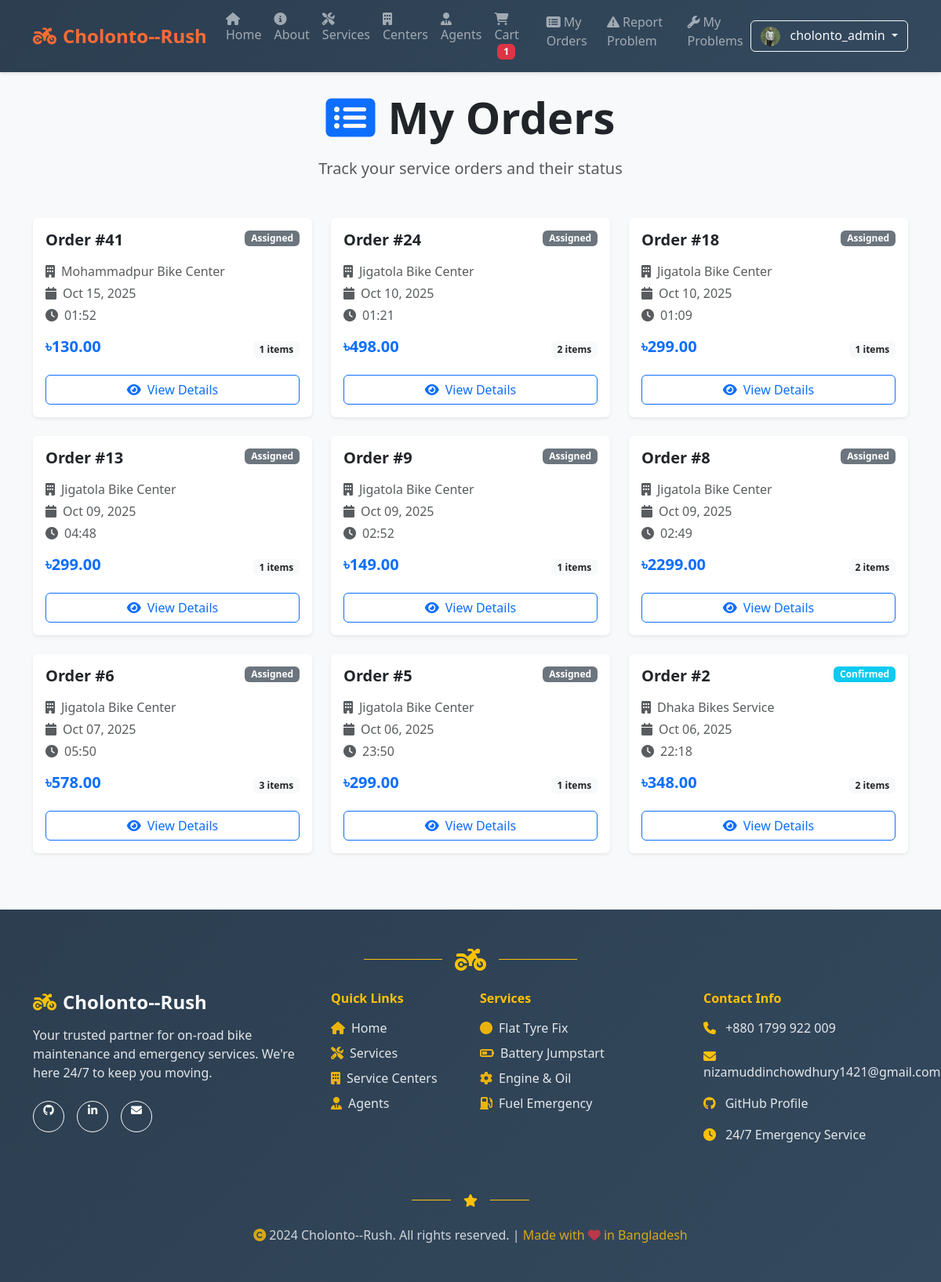
The app's page /orders/my/ (signed in) with its own data.
### cart/models.py (models this page shows, shortened)
class Cart(models.Model):
    user = models.OneToOneField(User, on_delete=models.CASCADE, related_name='cart')
    created_at = models.DateTimeField(auto_now_add=True)

### accounts/models.py (models this page shows, shortened)
class UserProfile(models.Model):
    user = models.OneToOneField(User, on_delete=models.CASCADE, related_name='profile')
    photo = models.ImageField(upload_to='profile_photos/', blank=True, null=True, help_text='Upload your profile photo')
    phone_number = models.CharField(max_length=15, blank=True, null=True, help_text='Your contact number')
    address = models.TextField(blank=True, null=True, help_text='Your address')
    created_at = models.DateTimeField(auto_now_add=True)
    updated_at = models.DateTimeField(auto_now=True)

### orders/models.py (models this page shows, shortened)
class Order(models.Model):
    STATUS_CHOICES = [
        ('pending', 'Pending'),
        ('confirmed', 'Confirmed'),
        ('assigned', 'Assigned'),
        ('completed', 'Completed'),
        ('cancelled', 'Cancelled'),
    ]
    user = models.ForeignKey(User, on_delete=models.CASCADE, related_name='orders')
    center = models.ForeignKey(ServiceCenter, on_delete=models.SET_NULL, null=True, blank=True, related_name='orders')
    total_amount = models.DecimalField(max_digits=10, decimal_places=2)
    assigned_agent = models.ForeignKey(Agent, on_delete=models.SET_NULL, null=True, blank=True, related_name='orders')
    status = models.CharField(max_length=20, choices=STATUS_CHOICES, default='pending')
    scheduled_time = models.DateTimeField(null=True, blank=True)
    created_at = models.DateTimeField(auto_now_add=True)

### centers/models.py (models this page shows, shortened)
class ServiceCenter(models.Model):
    name = models.CharField(max_length=150)
    phone = models.CharField(max_length=20)
    address = models.CharField(max_length=255)
    latitude = models.FloatField()
    longitude = models.FloatField()
    is_active = models.BooleanField(default=True)

### orders/views.py (the view)
# urls.py: path('my/', views.my_orders, name='my_orders'),
@login_required
def my_orders(request):
    orders = Order.objects.filter(user=request.user).order_by('-created_at').prefetch_related('items__service', 'center', 'assigned_agent')
    return render(request, 'orders/my_orders.html', {'orders': orders})

### cart/context_processors.py (called while the page is built)
def cart_context(request):
    if request.user.is_authenticated:
        cart, _ = Cart.objects.get_or_create(user=request.user)
        return {'cart': cart}
    return {'cart': None}

### orders/templates/orders/my_orders.html (shortened to what this page needs)
{% extends 'base.html' %}
{% block content %}
  <div class="text-center mb-5">
    <h1 class="display-4 fw-bold mb-3">
      <i class="fas fa-list-alt me-3 text-primary"></i>My Orders
    </h1>
    <p class="lead text-muted">Track your service orders and their status</p>
  </div>
  {% if orders %}
    <div class="row">
      {% for o in orders %}
        <div class="col-md-6 col-lg-4 mb-4">
          <div class="card h-100 shadow-sm border-0">
            <div class="card-body">
              <div class="d-flex justify-content-between align-items-start mb-3">
                <h5 class="card-title fw-bold mb-0">Order #{{ o.id }}</h5>
                <span class="badge bg-{% if o.status == 'pending' %}warning{% elif o.status == 'confirmed' %}info{% elif o.status == 'completed' %}success{% else %}secondary{% endif %}">
                  {{ o.status|title }}
                </span>
              </div>
              <div class="mb-3">
                <p class="text-muted mb-1">
                  <i class="fas fa-building me-2"></i>{{ o.center.name|default:'No center assigned' }}
                </p>
                <p class="text-muted mb-1">
                  <i class="fas fa-calendar me-2"></i>{{ o.created_at|date:'M d, Y' }}
                </p>
                <p class="text-muted mb-0">
                  <i class="fas fa-clock me-2"></i>{{ o.created_at|date:'H:i' }}
                </p>
              </div>
              <div class="d-flex justify-content-between align-items-center mb-3">
                <span class="h5 fw-bold text-primary">৳{{ o.total_amount }}</span>
                <span class="badge bg-light text-dark">{{ o.items.count }} items</span>
              </div>
              <a href="/orders/{{ o.id }}/" class="btn btn-outline-primary w-100">
                <i class="fas fa-eye me-2"></i>View Details
              </a>
            </div>
          </div>
        </div>
      {% endfor %}
    </div>
  {% endif %}
{% endblock %}

### templates/base.html (shortened to what this page needs)
{% load static %}
<html lang="en">
  <head>
    <link href="https://cdn.jsdelivr.net/npm/bootstrap@5.3.3/dist/css/bootstrap.min.css" rel="stylesheet">
    <link href="https://cdnjs.cloudflare.com/ajax/libs/font-awesome/6.4.0/css/all.min.css" rel="stylesheet">
  </head>
  <body>
    <nav class="navbar navbar-expand-lg navbar-dark sticky-top">
      <div class="container">
        <a class="navbar-brand" href="/">
          <i class="fas fa-motorcycle me-2"></i>Cholonto--Rush
        </a>
        <div class="collapse navbar-collapse" id="navbars">
          <ul class="navbar-nav me-auto mb-2 mb-lg-0">
            <li class="nav-item">
              <a class="nav-link" href="/">
                <i class="fas fa-home me-1"></i>Home
              </a>
            </li>
            <li class="nav-item">
              <a class="nav-link" href="/about/">
                <i class="fas fa-info-circle me-1"></i>About
              </a>
            </li>
            <li class="nav-item">
              <a class="nav-link" href="/services/">
                <i class="fas fa-tools me-1"></i>Services
              </a>
            </li>
            <li class="nav-item">
              <a class="nav-link" href="/centers/">
                <i class="fas fa-building me-1"></i>Centers
              </a>
            </li>
            <li class="nav-item">
              <a class="nav-link" href="/agents/">
                <i class="fas fa-user-tie me-1"></i>Agents
              </a>
            </li>
            <li class="nav-item">
              <a class="nav-link" href="/cart/">
                <i class="fas fa-shopping-cart me-1"></i>Cart
                {% if user.is_authenticated and cart.items.count > 0 %}
                  <span class="badge bg-danger ms-1">{{ cart.items.count }}</span>
                {% endif %}
              </a>
            </li>
            {% if user.is_authenticated %}
            <li class="nav-item">
              <a class="nav-link" href="/orders/my/">
                <i class="fas fa-list-alt me-1"></i>My Orders
              </a>
            </li>
            <li class="nav-item">
              <a class="nav-link" href="/reports/">
                <i class="fas fa-exclamation-triangle me-1"></i>Report Problem
              </a>
            </li>
            <li class="nav-item">
              <a class="nav-link" href="/reports/my-problems/">
                <i class="fas fa-wrench me-1"></i>My Problems
              </a>
            </li>
            {% endif %}
          </ul>
          <div class="d-flex">
            {% if user.is_authenticated %}
              <div class="dropdown">
                <button class="btn btn-outline-light dropdown-toggle" type="button" data-bs-toggle="dropdown">
                  {% if user.profile and user.profile.photo and user.profile.photo.url %}
                    <img src="{{ user.profile.photo.url }}" alt="Profile" class="rounded-circle me-2" style="width: 25px; height: 25px; object-fit: cover;">
                  {% else %}
                    <i class="fas fa-user me-1"></i>
                  {% endif %}
                  {% if user.first_name and user.last_name %}
                    {{ user.first_name }} {{ user.last_name }}
                  {% else %}
                    {{ user.get_username }}
                  {% endif %}
                </button>
              </div>
            {% endif %}
          </div>
        </div>
      </div>
    </nav>
    <main class="container my-4 main-content">
      {% block content %}{% endblock %}
    </main>
    <footer class="bg-dark text-light py-5 mt-5" style="background: linear-gradient(135deg, #2c3e50 0%, #34495e 100%) !important;">
      <div class="container">
        <div class="text-center mb-4">
          <div class="d-flex justify-content-center align-items-center">
            <div class="border-top border-warning" style="width: 100px; height: 2px;"></div>
            <i class="fas fa-motorcycle fa-2x text-warning mx-3"></i>
            <div class="border-top border-warning" style="width: 100px; height: 2px;"></div>
          </div>
        </div>
        <div class="row">
          <div class="col-lg-4 col-md-6 mb-4">
            <div class="text-center text-lg-start">
              <h4 class="fw-bold mb-3">
                <i class="fas fa-motorcycle me-2 text-warning"></i>Cholonto--Rush
              </h4>
              <p class="text-light mb-4" style="opacity: 0.9;">Your trusted partner for on-road bike maintenance and emergency services. We're here 24/7 to keep you moving.</p>
              <div class="d-flex justify-content-center justify-content-lg-start gap-3">
                <a href="https://github.com/nizamuddinchowdhury-1421" target="_blank" class="btn btn-outline-light btn-sm rounded-circle" style="width: 40px; height: 40px;">
                  <i class="fab fa-github"></i>
                </a>
                <a href="#" target="_blank" class="btn btn-outline-light btn-sm rounded-circle" style="width: 40px; height: 40px;">
                  <i class="fab fa-linkedin-in"></i>
                </a>
                <a href="mailto:nizamuddinchowdhury1421@gmail.com" class="btn btn-outline-light btn-sm rounded-circle" style="width: 40px; height: 40px;">
                  <i class="fas fa-envelope"></i>
                </a>
              </div>
            </div>
          </div>
          <div class="col-lg-2 col-md-6 mb-4">
            <h6 class="fw-bold mb-3 text-warning">Quick Links</h6>
            <ul class="list-unstyled">
              <li class="mb-2"><a href="/" class="text-light text-decoration-none" style="opacity: 0.9; transition: all 0.3s ease;" onmouseover="this.style.opacity='1'; this.style.color='#ff6b35';" onmouseout="this.style.opacity='0.9'; this.style.color='white';">
                <i class="fas fa-home me-2 text-warning"></i>Home
              </a></li>
              <li class="mb-2"><a href="/services/" class="text-light text-decoration-none" style="opacity: 0.9; transition: all 0.3s ease;" onmouseover="this.style.opacity='1'; this.style.color='#ff6b35';" onmouseout="this.style.opacity='0.9'; this.style.color='white';">
                <i class="fas fa-tools me-2 text-warning"></i>Services
              </a></li>
              <li class="mb-2"><a href="/centers/" class="text-light text-decoration-none" style="opacity: 0.9; transition: all 0.3s ease;" onmouseover="this.style.opacity='1'; this.style.color='#ff6b35';" onmouseout="this.style.opacity='0.9'; this.style.color='white';">
                <i class="fas fa-building me-2 text-warning"></i>Service Centers
              </a></li>
              <li class="mb-2"><a href="/agents/" class="text-light text-decoration-none" style="opacity: 0.9; transition: all 0.3s ease;" onmouseover="this.style.opacity='1'; this.style.color='#ff6b35';" onmouseout="this.style.opacity='0.9'; this.style.color='white';">
                <i class="fas fa-user-tie me-2 text-warning"></i>Agents
              </a></li>
            </ul>
          </div>
          <div class="col-lg-3 col-md-6 mb-4">
            <h6 class="fw-bold mb-3 text-warning">Services</h6>
            <ul class="list-unstyled">
              <li class="mb-2 text-light" style="opacity: 0.9;"><i class="fas fa-circle me-2 text-warning"></i>Flat Tyre Fix</li>
              <li class="mb-2 text-light" style="opacity: 0.9;"><i class="fas fa-battery-half me-2 text-warning"></i>Battery Jumpstart</li>
              <li class="mb-2 text-light" style="opacity: 0.9;"><i class="fas fa-cog me-2 text-warning"></i>Engine & Oil</li>
              <li class="mb-2 text-light" style="opacity: 0.9;"><i class="fas fa-gas-pump me-2 text-warning"></i>Fuel Emergency</li>
            </ul>
          </div>
          <div class="col-lg-3 col-md-6 mb-4">
            <h6 class="fw-bold mb-3 text-warning">Contact Info</h6>
            <div class="contact-info">
              <div class="mb-3">
                <i class="fas fa-phone me-2 text-warning"></i>
                <a href="tel:+8801799922009" class="text-light text-decoration-none" style="opacity: 0.9; transition: all 0.3s ease;" onmouseover="this.style.opacity='1'; this.style.color='#ff6b35';" onmouseout="this.style.opacity='0.9'; this.style.color='white';">+880 1799 922 009</a>
              </div>
              <div class="mb-3">
                <i class="fas fa-envelope me-2 text-warning"></i>
                <a href="mailto:nizamuddinchowdhury1421@gmail.com" class="text-light text-decoration-none" style="opacity: 0.9; transition: all 0.3s ease;" onmouseover="this.style.opacity='1'; this.style.color='#ff6b35';" onmouseout="this.style.opacity='0.9'; this.style.color='white';">nizamuddinchowdhury1421@gmail.com</a>
              </div>
              <div class="mb-3">
                <i class="fab fa-github me-2 text-warning"></i>
                <a href="https://github.com/nizamuddinchowdhury-1421" target="_blank" class="text-light text-decoration-none" style="opacity: 0.9; transition: all 0.3s ease;" onmouseover="this.style.opacity='1'; this.style.color='#ff6b35';" onmouseout="this.style.opacity='0.9'; this.style.color='white';">GitHub Profile</a>
              </div>
              <div class="mb-3">
                <i class="fas fa-clock me-2 text-warning"></i>
                <span class="text-light" style="opacity: 0.9;">24/7 Emergency Service</span>
              </div>
            </div>
          </div>
        </div>
        <div class="text-center my-4">
          <div class="d-flex justify-content-center align-items-center">
            <div class="border-top border-warning" style="width: 50px; height: 1px;"></div>
            <i class="fas fa-star text-warning mx-3"></i>
            <div class="border-top border-warning" style="width: 50px; height: 1px;"></div>
          </div>
        </div>
        <div class="text-center">
          <p class="text-light mb-0" style="opacity: 0.8;">
            <i class="fas fa-copyright me-1 text-warning"></i>2024 Cholonto--Rush. All rights reserved. |
            <span class="text-warning">Made with <i class="fas fa-heart text-danger"></i> in Bangladesh</span>
          </p>
        </div>
      </div>
    </footer>
  </body>
  </html>

### templates/base.html (style rules this page uses)
.navbar-brand { font-weight: bold; font-size: 1.5rem; color: #ff6b35 !important; }
.navbar { box-shadow: 0 2px 4px rgba(0,0,0,0.1); background: linear-gradient(135deg, #2c3e50 0%, #34495e 100%) !important; }
.nav-link { font-weight: 500; transition: color 0.3s ease; }
body { background-color: #f8f9fa; font-family: 'Segoe UI', Tahoma, Geneva, Verdana, sans-serif; }
.main-content { min-height: calc(100vh - 200px); }

### records on screen
Cart: items.count "1"
Order: id "41", status "Assigned", center.name "Mohammadpur Bike Center", created_at "Oct 15, 2025", created_at "01:52", total_amount "130.00", items.count "1"
Order: id "24", status "Assigned", center.name "Jigatola Bike Center", created_at "Oct 10, 2025", created_at "01:21", total_amount "498.00", items.count "2"
Order: id "18", status "Assigned", center.name "Jigatola Bike Center", created_at "Oct 10, 2025", created_at "01:09", total_amount "299.00", items.count "1"
Order: id "13", status "Assigned", center.name "Jigatola Bike Center", created_at "Oct 09, 2025", created_at "04:48", total_amount "299.00", items.count "1"
Order: id "9", status "Assigned", center.name "Jigatola Bike Center", created_at "Oct 09, 2025", created_at "02:52", total_amount "149.00", items.count "1"
Order: id "8", status "Assigned", center.name "Jigatola Bike Center", created_at "Oct 09, 2025", created_at "02:49", total_amount "2299.00", items.count "2"
Order: id "6", status "Assigned", center.name "Jigatola Bike Center", created_at "Oct 07, 2025", created_at "05:50", total_amount "578.00", items.count "3"
Order: id "5", status "Assigned", center.name "Jigatola Bike Center", created_at "Oct 06, 2025", created_at "23:50", total_amount "299.00", items.count "1"
Order: id "2", status "Confirmed", center.name "Dhaka Bikes Service", created_at "Oct 06, 2025", created_at "22:18", total_amount "348.00", items.count "2"

### other values on screen
{{ user.get_username }} "cholonto_admin"
